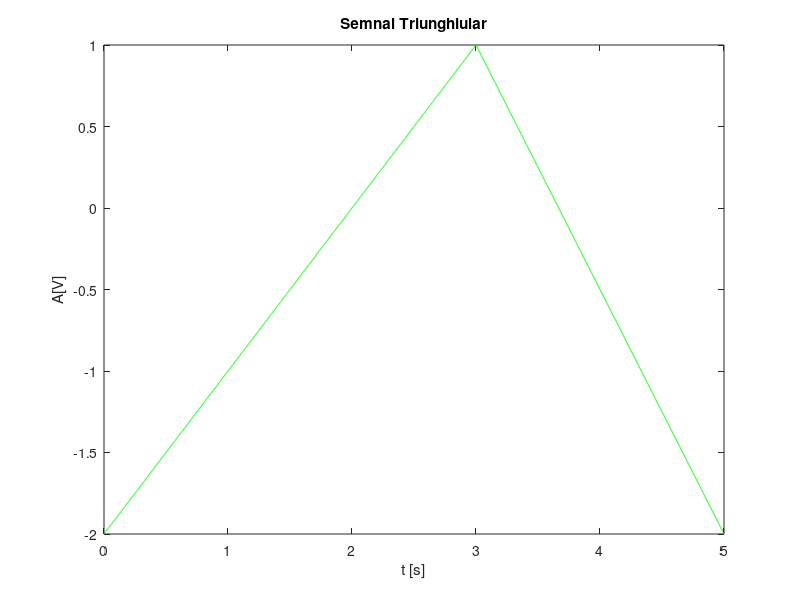
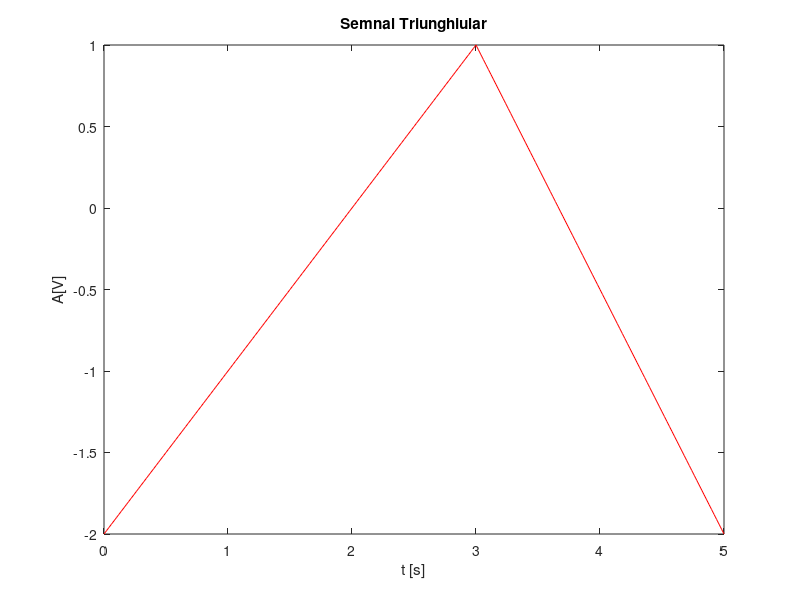

Source code (MATLAB) for these figures, in order: (Note: this script raises an error after producing the figures.)
%Semnal triunghiular cu perioada de 5secunde
%a)
figure (1)
F=0.2;%Fcerventa o calculez din formula f=1/T
t=0:0.002:5; %o si 5 este intervalul unei perioade iar 0.002 reprezinta rezolutia temporara
s=1.5*(sawtooth(2*pi*F*t,0.6))-0.5;
plot(t,s,'g'), title('Semnal Triunghiular'), xlabel('t [s]'), ylabel('A[V]');
%b)
figure(2)
F=0.2;%Fcerventa o calculez din formula f=1/T
t=0:0.02:5%o si 5 este intervalul unei perioade iar 0.02 reprezinta rezolutia temporara
s=1.5*(sawtooth(2*pi*F*t,0.6))-0.5;
plot(t,s,'r'), title('Semnal Triunghiular'), xlabel('t [s]'), ylabel('A[V]');
%c)
figure(3)
F=0.2;%Fcerventa o calculez din formula f=1/T
t=0:0.2:s5%o si 5 este intervalul unei perioade iar 0.2 reprezinta rezolutia temporara
s=1.5*(sawtooth(2*pi*F*t,0.6))-0.5;
plot(t,s,'k'), title('Semnal Triunghiular'), xlabel('t [s]'), ylabel('A[V]');